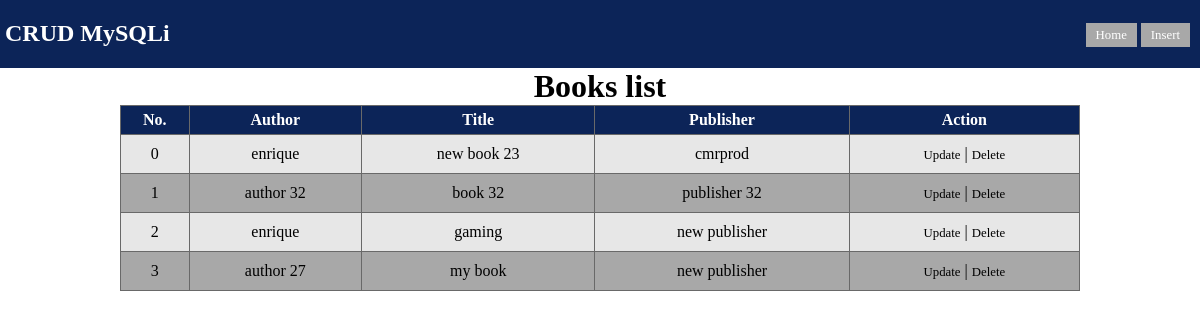
The page / on the database its author committed.
### tables this page shows
CREATE TABLE IF NOT EXISTS `livre` (
  `id_book` int(11) NOT NULL AUTO_INCREMENT,
  `book_title` varchar(255) NOT NULL,
  `author` varchar(255) NOT NULL,
  `publisher` varchar(255) NOT NULL,
  PRIMARY KEY (`id_book`)
);

### private/select.php (called while the page is built)
<?php
require_once 'db.php';
$req="SELECT * FROM livre";
$result = mysqli_query($conn,$req);

### index.php (the view)
<?php include './src/head.php';?>
<h1>Books list</h1>
<table>
<tr>
    <th>No.</th>
    <th>Author</th>
    <th>Title</th>
    <th>Publisher</th>
    <th>Action</th>
</tr>
<?php
require_once 'private/select.php';
$count = 0;
while ($row=mysqli_fetch_assoc($result)) {
    $id=$row['id_book'];
    $title=$row['book_title'];
    $author=$row['author'];
    $publisher=$row['publisher'];
?>
    <tr>
        <td><?=($count++); ?></td>
        <td><?=$author; ?></td>
        <td><?=$title; ?></td>
        <td><?=$publisher; ?></td>
        <td>
            <a href="./updateForm.php?id=<?=$id?>&title=<?=$title?>&author=<?=$author?>&publisher=<?=$publisher?>">Update</a>
        | <a href="./private/delete.php?id=<?=$id?>">Delete</a>
        </td>
    </tr>
<?php } ?>
</table>
<?php include './src/foot.php';?>

### src/head.php (shortened to what this page needs)
<!DOCTYPE html>
<html lang="fr">
<head>
    <link rel="stylesheet" href="css/style.css">
</head>
<body>
    <header>
        <h2>CRUD MySQLi</h2>
        <nav>
            <a href="./index.php">Home</a>
            <a href="insertForm.php">Insert</a>
        </nav>
    </header>
    <main>

### src/foot.php (shortened to what this page needs)
</main>
</body>
</html>

### css/style.css (style rules this page uses)
* { margin: 0;padding: 0;box-sizing: border-box; }
header { display: flex; flex-direction: row; justify-content: space-between; background: #0c2458; color: #fff; }
header h2 { margin:20px 5px; }
header nav { margin:25px 10px; }
header a { background:#a8a8a8; padding: 5px 10px; }
h1 { text-align: center; }
table { width:80%;margin: auto; }
table,th,td { border: .5px #696969 solid; border-collapse:collapse; }
td { text-align: center; padding: 10px 0; }
th { background: #0c2458; color:#fff; padding:5px 0; }
tr { background: #e7e7e7; }
tr:nth-child(odd) { background: #a8a8a8; }
a { color: inherit; text-decoration: none; font-size: .8em; }

### rows shown on the page
livre: author "enrique", book_title "new book 23", publisher "cmrprod"
livre: author "author 32", book_title "book 32", publisher "publisher 32"
livre: author "enrique", book_title "gaming", publisher "new publisher"
livre: author "author 27", book_title "my book", publisher "new publisher"
